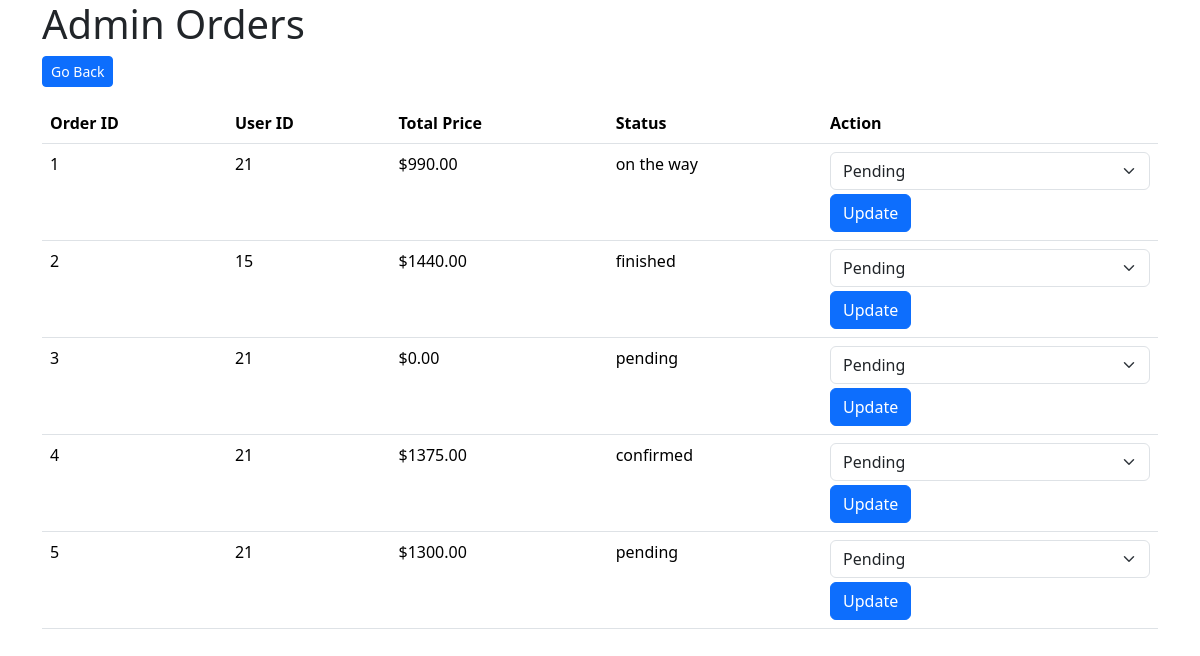
The app's page /admin/admin_order.php with its own data.
### tables this page shows
CREATE TABLE `orders` (
  `id` int(11) NOT NULL,
  `user_id` int(11) DEFAULT NULL,
  `total_price` decimal(10,2) DEFAULT NULL,
  `status` varchar(50) NOT NULL,
  `created_at` timestamp NOT NULL DEFAULT current_timestamp()
);

### admin/admin_order.php (the view, shortened to what this page needs)
<?php
require '../connection.php';
$sql = "SELECT * FROM orders";
$result = $conn->query($sql);
?>
<!DOCTYPE html>
<html lang="en">
<head>
    <link rel="stylesheet" href="https://cdn.jsdelivr.net/npm/bootstrap@5.3.3/dist/css/bootstrap.min.css">
</head>
<body>
    <div class="container">
        <h1>Admin Orders</h1>
        <a href="admindashboard.php" class="btn btn-primary btn-sm mb-3">Go Back</a>
        <table class="table">
            <thead>
                <tr>
                    <th>Order ID</th>
                    <th>User ID</th>
                    <th>Total Price</th>
                    <th>Status</th>
                    <th>Action</th>
                </tr>
            </thead>
            <tbody>
                <?php
                if ($result->num_rows > 0) {
                    while ($row = $result->fetch_assoc()) {
                        echo '<tr>';
                        echo '<td>' . htmlspecialchars($row['id']) . '</td>';
                        echo '<td>' . htmlspecialchars($row['user_id']) . '</td>';
                        echo '<td>$' . htmlspecialchars($row['total_price']) . '</td>';
                        echo '<td>' . htmlspecialchars($row['status']) . '</td>';
                        echo '<td>
                                <form method="post" action="' . htmlspecialchars($_SERVER["PHP_SELF"]) . '">
                                    <input type="hidden" name="order_id" value="' . $row['id'] . '">
                                    <select class="form-select" name="status">
                                        <option value="pending">Pending</option>
                                        <option value="confirmed">Confirmed</option>
                                        <option value="on the way">On the Way</option>
                                        <option value="finished">Finished</option>
                                    </select>
                                    <button type="submit" class="btn btn-primary mt-1" name="update_status">Update</button>
                                </form>
                              </td>';
                        echo '</tr>';
                    }
                } else {
                    echo '<tr><td colspan="5">No orders found</td></tr>';
                }
                ?>
            </tbody>
        </table>
    </div>
</body>
</html>

### records on screen
orders: id "1", user "21", total_price "990.00", status "on the way"
orders: id "2", user "15", total_price "1440.00", status "finished"
orders: id "3", user "21", total_price "0.00", status "pending"
orders: id "4", user "21", total_price "1375.00", status "confirmed"
orders: id "5", user "21", total_price "1300.00", status "pending"
